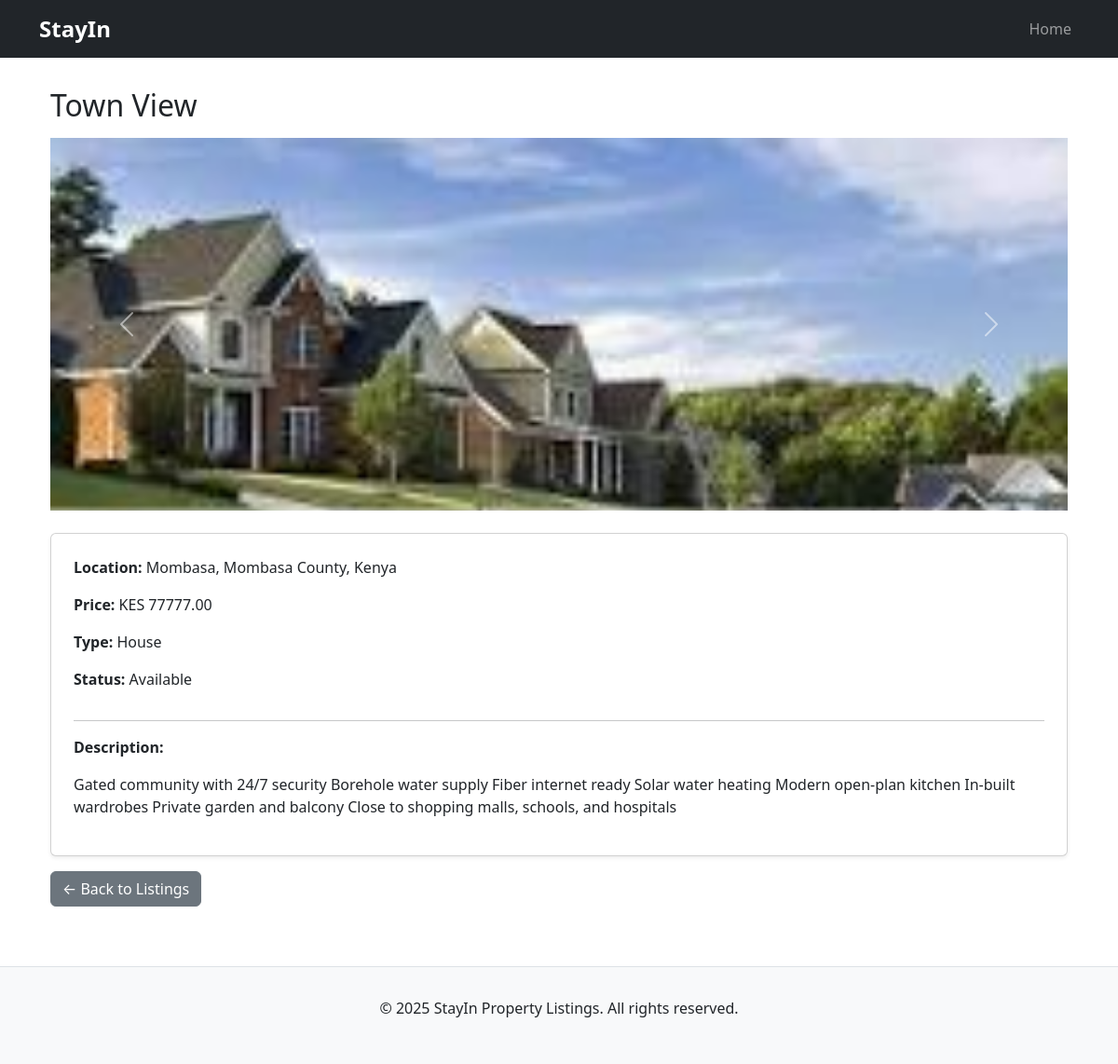
The page /property/3/ on the database its author committed.
### PropertyApp/models.py (models this page shows, shortened)
class Property(models.Model):
    title = models.CharField(max_length=200)
    description = models.TextField()
    location = models.CharField(max_length=200)
    price = models.DecimalField(max_digits=10, decimal_places=2)
    property_type = models.CharField(max_length=50, choices=[
        ('apartment', 'Apartment'),
        ('house', 'House'),
        ('office', 'Office'),
        ('land', 'Land')
    ])
    is_booked = models.BooleanField(default=False)
    cover_image = models.ImageField(upload_to='property_images/', default='property_images/list.jpeg')  # ✅ move this here

class PropertyImage(models.Model):
    property = models.ForeignKey(Property, related_name='images', on_delete=models.CASCADE)
    cover_image = models.ImageField(
        upload_to='property_images/',  # Folder where images will be saved
        null=True,  # Allow null for existing properties
        blank=True,  # Allow empty for the cover image in case it's not set
        default='property_images/list.jpeg'  # Default image if no cover image is provided
    )

### PropertyApp/views.py (the view)
# urls.py: path('property/<int:pk>/', views.property_detail, name='property_detail'),
def property_detail(request, pk):
    property = get_object_or_404(Property, pk=pk)
    images = PropertyImage.objects.filter(property=property)
    return render(request, 'listings/property_detail.html', {
        'property': property,
        'images': images
    })

### PropertyApp/templates/listings/property_detail.html (shortened to what this page needs)
{% extends 'base.html' %}
{% block content %}
<div class="container mt-4">
    <h2 class="mb-3">{{ property.title }}</h2>
    {% if images %}
    <div id="propertyCarousel" class="carousel slide mb-4" data-bs-ride="carousel">
        <div class="carousel-inner">
            {% for image in images %}
            <div class="carousel-item {% if forloop.first %}active{% endif %}">
                <img src="{{ image.cover_image.url }}" class="d-block w-100" alt="{{ property.title }}" style="height: 400px; object-fit: cover;">
            </div>
            {% endfor %}
        </div>
        <button class="carousel-control-prev" type="button" data-bs-target="#propertyCarousel" data-bs-slide="prev">
            <span class="carousel-control-prev-icon" aria-hidden="true"></span>
        </button>
        <button class="carousel-control-next" type="button" data-bs-target="#propertyCarousel" data-bs-slide="next">
            <span class="carousel-control-next-icon" aria-hidden="true"></span>
        </button>
    </div>
    {% else %}
    <p>No images available for this property.</p>
    {% endif %}
    <div class="card p-4 shadow-sm">
        <p><strong>Location:</strong> {{ property.location }}</p>
        <p><strong>Price:</strong> KES {{ property.price }}</p>
        <p><strong>Type:</strong> {{ property.get_property_type_display }}</p>
        <p><strong>Status:</strong> {% if property.is_booked %}Booked{% else %}Available{% endif %}</p>
        <hr>
        <p><strong>Description:</strong></p>
        <p>{{ property.description }}</p>
    </div>
    <a href="{% url 'property_list' %}" class="btn btn-secondary mt-3">← Back to Listings</a>
</div>
{% endblock %}

### PropertyApp/templates/base.html (style rules this page uses)
body { padding-top: 70px; }

### rows shown on the page
Property: title "Town View", location "Mombasa, Mombasa County, Kenya", price "77777.00", property_type "House", description "Gated community with 24/7 security Borehole water supply Fiber internet ready Solar water heating Modern open-plan kitchen In-built wardrobes Private garden and balcony Close to shopping malls, schools, and hospitals"
PropertyImage: cover_image (picture)

### other values the page prints
{{ year|default:2025 }} "2025"
